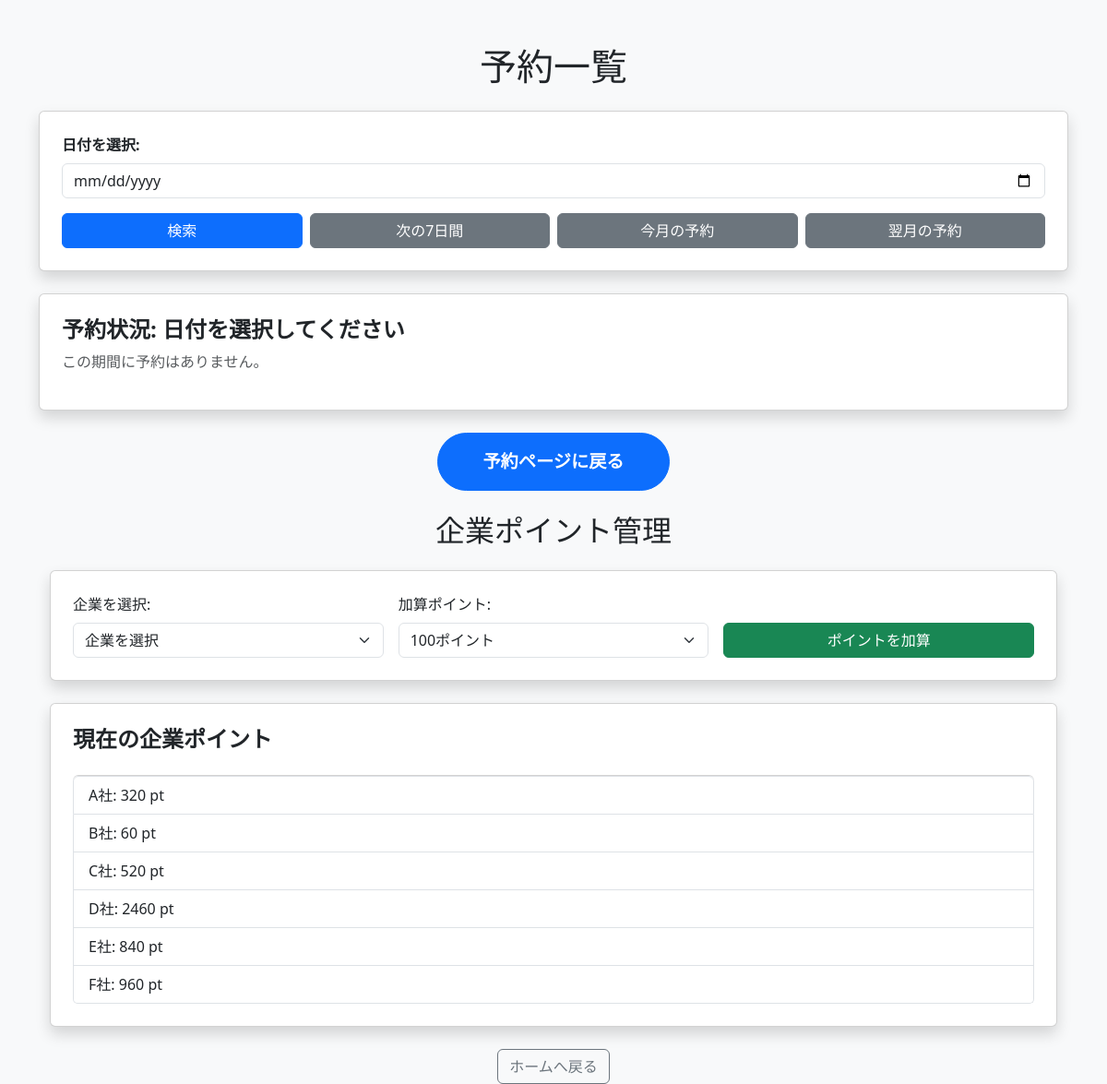
Page /reservations_list on the earlier database version.
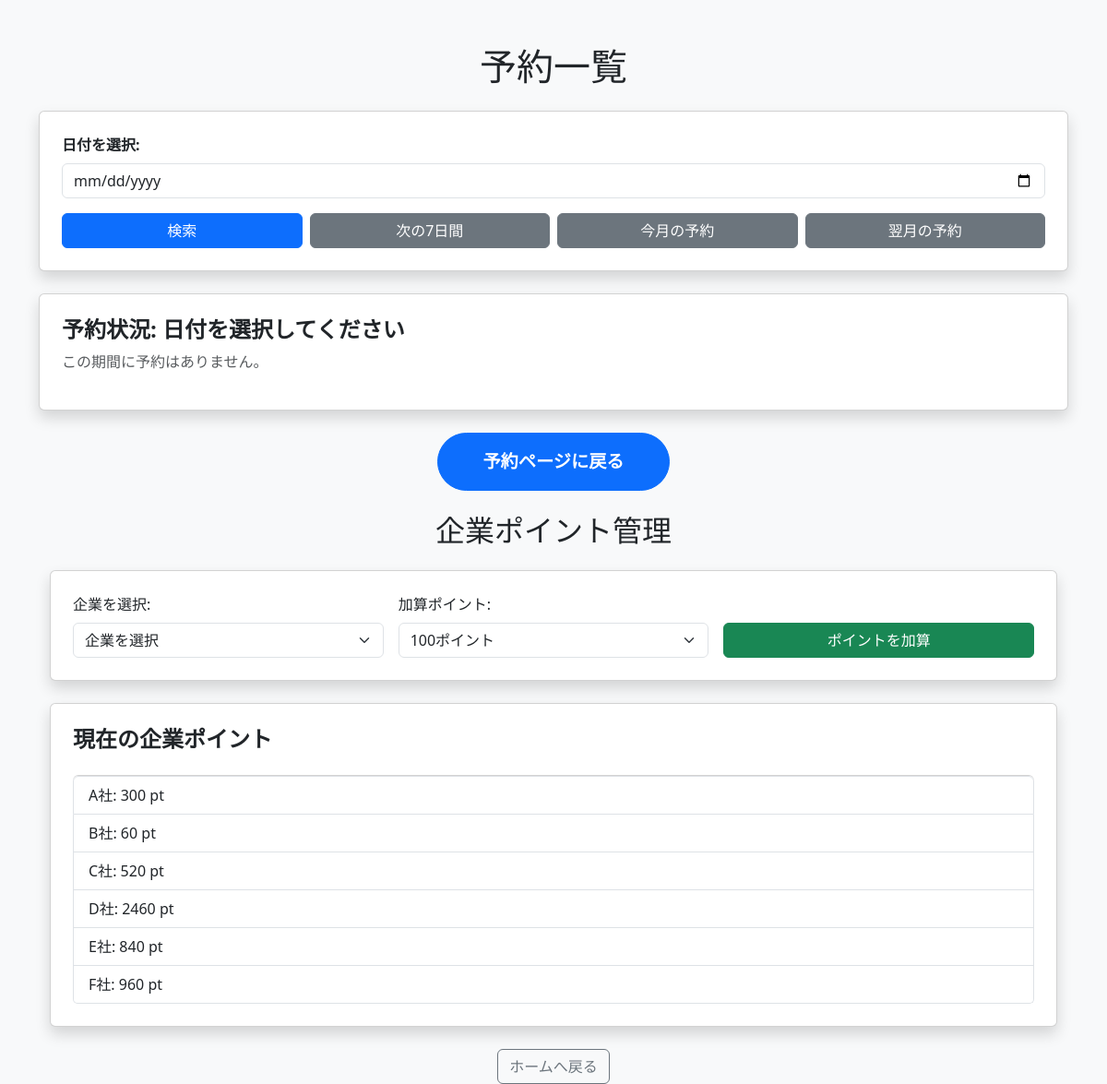
Same page on the later database version.
### app.py (models this page shows)
class CompanyPoints(db.Model):
    id = db.Column(db.Integer, primary_key=True)
    company = db.Column(db.String(50), unique=True, nullable=False)
    points = db.Column(db.Integer, default=1000)

### app.py (the view, shortened to what this page needs)
@app.route('/reservations_list', methods=['GET'])
def reservations_list():
    date_param = request.args.get('date')
    range_type = request.args.get('range')
    reservations = []
    selected_date = None
    today = datetime.today().date()
    if range_type == "7days":
        end_date = today + timedelta(days=7)
        reservations = Reservation.query.filter(
            and_(Reservation.date >= today, Reservation.date <= end_date)
        ).order_by(Reservation.date, Reservation.start_time).all()
    elif range_type == "month":
        end_date = (today.replace(day=1) + timedelta(days=31))
        reservations = Reservation.query.filter(
            and_(Reservation.date >= today, Reservation.date < end_date)
        ).order_by(Reservation.date, Reservation.start_time).all()
    companies = ['A社', 'B社', 'C社', 'D社', 'E社', 'F社']
    company_points = {company: fetch_company_points(company) for company in companies}
    return render_template(
        'reservations_list.html',
        reservations=reservations,
        selected_date=selected_date,
        range_type=range_type,
        company_points=company_points
    )

### app.py (called while the page is built)
def fetch_company_points(company_name):
    company_record = CompanyPoints.query.filter_by(company=company_name).first()
    return company_record.points if company_record else 0

### templates/reservations_list.html (shortened to what this page needs)
<!DOCTYPE html>
<html lang="ja">
<head>
  <link href="https://cdn.jsdelivr.net/npm/bootstrap@5.3.0/dist/css/bootstrap.min.css" rel="stylesheet">
  <link href="https://cdn.jsdelivr.net/npm/fullcalendar@6.1.8/main.min.css" rel="stylesheet">
</head>
<body class="bg-light">
  <div class="container mt-5">
    <h1 class="text-center mb-4">予約一覧</h1>
    <div class="card shadow p-4 mb-4">
      <form method="get" action="/reservations_list">
        <div class="mb-3">
          <label for="date" class="form-label fw-bold">日付を選択:</label>
          <input type="date" id="date" name="date" class="form-control" required>
        </div>
        <div class="d-flex gap-2">
          <button type="submit" class="btn btn-primary w-100">検索</button>
          <a href="/reservations_list?range=7days" class="btn btn-secondary w-100">次の7日間</a>
          <a href="/reservations_list?range=month" class="btn btn-secondary w-100">今月の予約</a>
          <a href="/reservations_list?range=next_month" class="btn btn-secondary w-100">翌月の予約</a>
        </div>
      </form>
    </div>
    <div class="card shadow p-4 mt-4">
      <h4 class="fw-bold">
        予約状況:
        {% if selected_date %}
          {{ selected_date }}
        {% else %}
          {% if range_type == "7days" %}
            次の7日間
          {% elif range_type == "month" %}
            今月の予約
          {% elif range_type == "next_month" %}
            翌月の予約
          {% else %}
            日付を選択してください
          {% endif %}
        {% endif %}
      </h4>
      {% if reservations %}
      <div class="table-responsive">
        <table class="table table-striped table-hover table-bordered mt-3">
          <thead class="table-dark">
            <tr>
              <th>予約日</th>
              <th>曜日</th>
              <th>企業名</th>
              <th>氏名</th>
              <th>社員番号</th>
              <th>エリア名</th>
              <th>開始時刻</th>
              <th>終了時刻</th>
              <th>ケータリング</th>
              <th>操作</th>
            </tr>
          </thead>
          <tbody>
            {% for reservation in reservations|sort(attribute='start_time')|sort(attribute='date') %}
            <tr class="{% if 'キヅキ' in reservation.area %}table-danger{% elif 'オチツキ' in reservation.area %}table-success{% elif 'シタシミ' in reservation.area %}table-primary{% elif 'ニギワイ' in reservation.area %}table-warning{% elif '全体貸切' in reservation.area %}table-info{% endif %}">
              <td>{{ reservation.date }}</td>
              <td>
                {% set weekday = reservation.date.strftime('%A') %}
                {{ weekday | replace('Monday', '月') | replace('Tuesday', '火') | replace('Wednesday', '水') | replace('Thursday', '木') | replace('Friday', '金') | replace('Saturday', '土') | replace('Sunday', '日') }}
              </td>
              <td>{{ reservation.company }}</td>
              <td>{{ reservation.name }}</td>
              <td>{{ reservation.employee_id }}</td>
              <td>{{ reservation.area if reservation.area else "未設定" }}</td>
              <td>{{ reservation.start_time }}</td>
              <td>{{ reservation.end_time }}</td>
              <td>
                {% if reservation.catering_course %}
                  ○ ({{ reservation.catering_course }}円コース × {{ reservation.catering_people }})<br>
                  ビール: {{ reservation.beer_count|default(0, true)|int }}本 ({{ reservation.beer_count|default(0, true)|int * 250 }}円)<br>
                  {% set sparkling = reservation.wine_sparkling|default(0, true)|int %}
                  {% set white = reservation.wine_white|default(0, true)|int %}
                  {% set red = reservation.wine_red|default(0, true)|int %}
                  {% set wine_total = sparkling + white + red %}
                  ワイン: スパークリング: {{ sparkling }}本, 白: {{ white }}本, 赤: {{ red }}本 ({{ wine_total * 2000 }}円)<br>
                  {% set catering_total = (reservation.catering_course|int * reservation.catering_people|int)
                      + (reservation.beer_count|default(0, true)|int * 250)
                      + (wine_total * 2000) %}
                  総額: {{ catering_total }}円
                {% else %}
                  -
                {% endif %}
              </td>
              <td>
                <form action="{{ url_for('delete_reservation', reservation_id=reservation.id) }}" method="post">
                  <button type="submit" class="btn btn-danger btn-sm" onclick="return confirm('本当に削除しますか？');">削除</button>
                </form>
              </td>
            </tr>
            {% endfor %}
          </tbody>
        </table>
      </div>
      {% else %}
        <p class="text-muted">この期間に予約はありません。</p>
      {% endif %}
    </div>
    <div class="text-center mt-4">
      <a href="/reserve" class="btn btn-primary rounded-pill px-5 py-3 fw-bold" style="font-size: 1.2rem;">
        予約ページに戻る
      </a>
    </div>
    <div class="container mt-4">
      <h2 class="text-center mb-4">企業ポイント管理</h2>
      <div class="card shadow p-4 mb-4">
        <form action="/add_points" method="post" class="row g-3">
          <div class="col-md-4">
            <label for="company" class="form-label">企業を選択:</label>
            <select name="company" id="company" class="form-select" required>
              <option value="">企業を選択</option>
            </select>
          </div>
          <div class="col-md-4">
            <label for="points" class="form-label">加算ポイント:</label>
            <select name="points" id="points" class="form-select" required>
              <option value="100">100ポイント</option>
            </select>
          </div>
          <div class="col-md-4 d-flex align-items-end">
            <button type="submit" class="btn btn-success w-100">ポイントを加算</button>
          </div>
        </form>
      </div>
      <div class="card shadow p-4">
        <h4 class="fw-bold">現在の企業ポイント</h4>
        <ul id="company_points_list" class="list-group mt-3">
          {% for company, points in company_points.items() %}
            <li class="list-group-item">{{ company }}: {{ points }} pt</li>
          {% endfor %}
        </ul>
      </div>
    </div>
    <div class="text-center mt-4">
      <a href="/reserve" class="btn btn-outline-secondary">ホームへ戻る</a>
    </div>
  </div>
</body>
</html>

### templates/reservations_list.html (style rules this page uses)
body { background-color: #e6f2e6; }

Differences in the rows shown:
changed CompanyPoints "A社": points "320" → "300"
